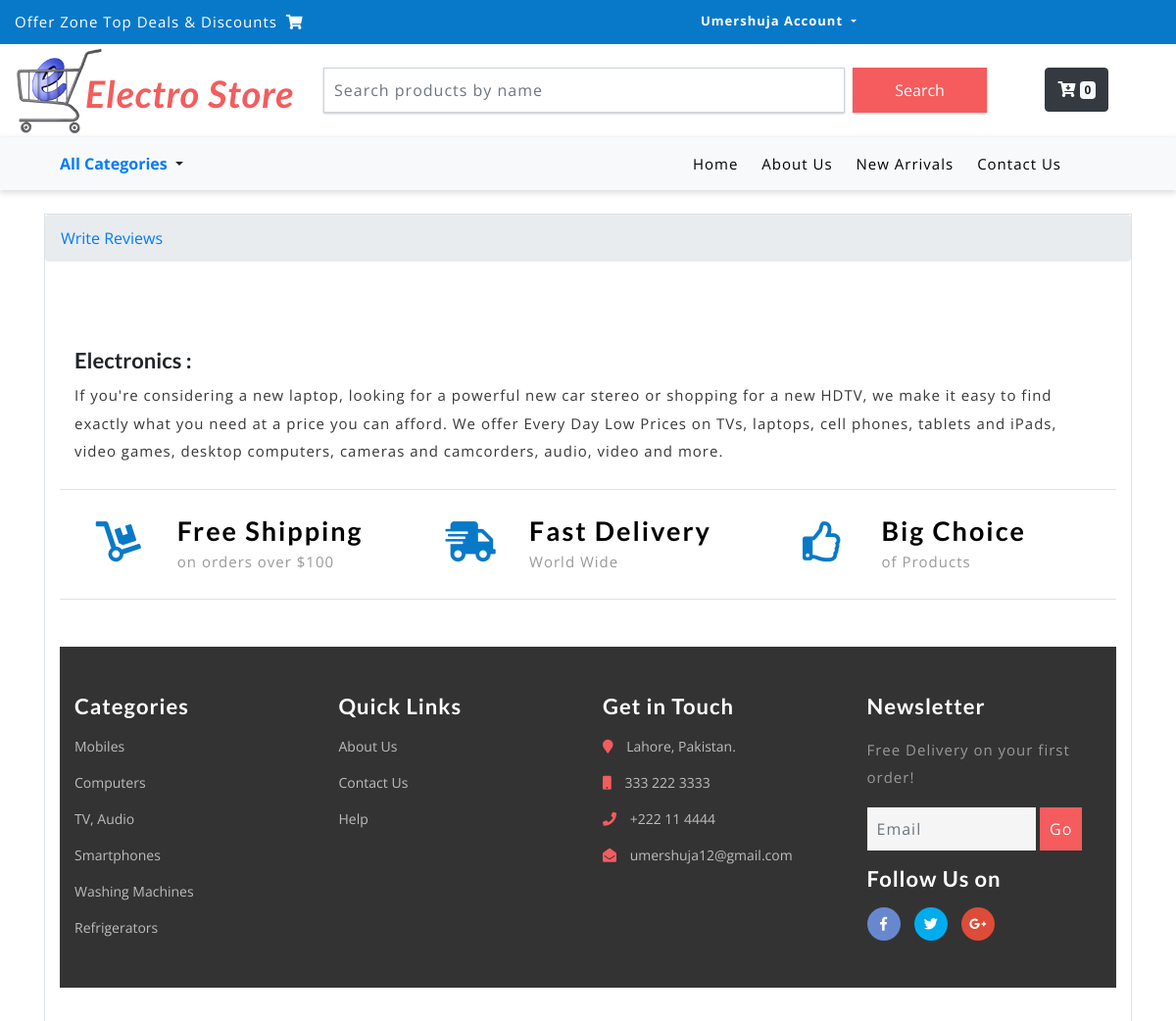
The page /write-reviews/hey6mvjij3j6l2ak0t2p/ (signed in, upper part) on the database as committed earlier.
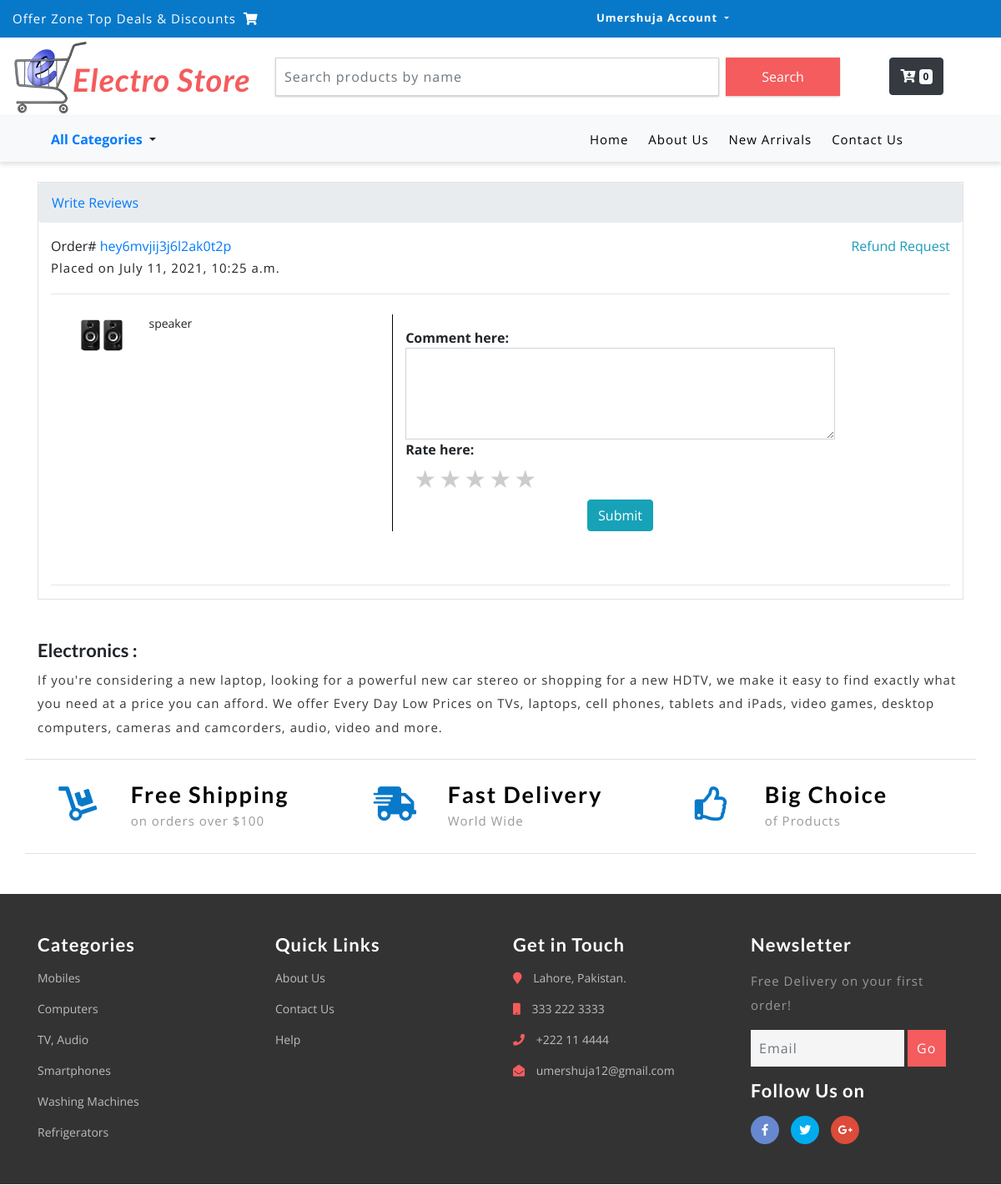
The same page on the database as committed later.
### core/models.py (models this page shows, shortened)
class Order(models.Model):
    user = models.ForeignKey(settings.AUTH_USER_MODEL,
                            on_delete=models.CASCADE)
    ref_code = models.CharField(max_length=20, blank=True, null=True)
    items = models.ManyToManyField(OrderItem)
    item = models.ForeignKey(OrderItem, on_delete=models.CASCADE, related_name="OrderItem", blank="True", null="True")
    start_date = models.DateTimeField(auto_now_add=True)
    ordered_date = models.DateTimeField()
    ordered = models.BooleanField(default=False)
    billing_address= models.ForeignKey('Address', related_name="billing_address", on_delete = models.SET_NULL, blank=True, null=True)
    shipping_address= models.ForeignKey('Address', related_name="shipping_address", on_delete = models.SET_NULL, blank=True, null=True)
    payment = models.ForeignKey('Payment', on_delete = models.SET_NULL, blank=True, null=True)
    coupon = models.ForeignKey('Coupon', on_delete = models.SET_NULL, blank=True, null=True)
    being_delivered = models.BooleanField(default=False)
    received = models.BooleanField(default=False)
    refund_requested = models.BooleanField(default=False)
    refund_granted = models.BooleanField(default=False)
    '''

    1. Item added to the cart
    2. Addnig a billing address
    (Failed checkout)
    3. Payment
    (Preprocessing, processing, packaging etc.)
    4. Being delievred
    5. Received
    6. Refunds

    '''

class OrderItem(models.Model):
    user = models.ForeignKey(settings.AUTH_USER_MODEL,
                            on_delete=models.CASCADE)
    ordered = models.BooleanField(default=False)
    item = models.ForeignKey(Item, on_delete=models.CASCADE)
    quantity = models.IntegerField(default=1)

class Item(models.Model):
    title = models.CharField(max_length=100)
    price = models.FloatField()
    discount_price = models.FloatField(default=0)
    category = models.CharField(choices=CATEGORY_CHOICES, max_length=15)
    label = models.CharField(choices=LABEL_CHOICES, max_length=1,blank=True, null=True)
    is_published = models.BooleanField(default=True)
    stock = models.IntegerField(default=100)
    slug = models.SlugField()
    description = models.TextField()
    image = models.ImageField(upload_to='photos/%Y/%m/%d')
    image_1 = models.ImageField(upload_to='photos/%Y/%m/%d')
    image_2 = models.ImageField(upload_to='photos/%Y/%m/%d')

### core/views.py (the view)
# urls.py: path('write-reviews/<ref_code>/', WriteReviewsView, name='write-reviews'),
def WriteReviewsView(request, ref_code):
    if request.method == "GET":
        order = Order.objects.filter(user=request.user, ref_code=ref_code)
        context = {
                'order': order,
            }
        return render(request, 'listings/write_reviews.html', context)

### core/templatetags/cart_template_tags.py (called while the page is built)
@register.filter
def cart_item_count(user):
    if user.is_authenticated:
        qs = Order.objects.filter(user=user, ordered = False)
        if qs.exists():
            return qs[0].items.count()
    return 0

### templates/listings/write_reviews.html (shortened to what this page needs)
{% extends 'base.html' %}
{% block content %}
<div class="container">
<div class="mt-4 border lzd-playground-right">
        <div class="breadcrumb">
            <a class="first " href="//my.daraz.pk/customer/order/index/">Write Reviews</a>
        </div>
        <div id="container" class="container">
        	<div>
        	<div class="order-list">
        		<div class="orders">
        			<div class="order">
        				<div class="order-info">
        					<div class="float-left">
                                {% if order %}
                                {% for odr in order %}
        						<div class="info-order-left-text">Order#
        							<a href="#" class="link"> {{ odr.ref_code }}</a>
        						</div>
        						<p class="text info desc">Placed on {{odr.start_date}}</p>
        					</div>
                            <a href="{% url 'core:request-refund' %}" class="float-right link manage" style="color: rgb(26, 156, 183);">Refund Request</a>
        				</div>
 						<hr>
        				<div class="order-item">
        					<div class="row">
        					<div class="col-md-1 item-pic" data-spm="detail_image">
        						<a href="#">
        							<img width="50" height="50" src="{{odr.item.item.image.url}}">
        						</a>
        					</div>
        					<div style="border-right: 1px solid black;" class="col-md-4 item-main item-main-mini">
	        						<div class="text title item-title" data-spm="details_title">&nbsp;{{odr.item.item.title}}</div>
        					</div>
        					<div class="col-md-7 mt-3">
                                <center>
                                     <form action="{% url 'core:submit-reviews' %}" method="POST">
                                    <label class="float-left" for="comment"><b>Comment here:</b></label>
                                        <textarea name="comment" class="form-control" rows="4"></textarea>
                                    <label class="float-left" for="comment"><b>Rate here:</b></label>
                                      <br>
                                      <div class="rate">
                                        <label for="star5" title="text">5 stars</label>
                                        <label for="star4" title="text">4 stars</label>
                                        <label for="star3" title="text">3 stars</label>
                                        <label for="star2" title="text">2 stars</label>
                                        <label for="star1" title="text">1 star</label>
                                      </div>
                                    <br><br>
                                    <input type="submit" name="" value="Submit" class="btn btn-info">
                                    </form>
	        					</center>
	        				</div>
        			</div>
        			</div>
        		</div>
        		<hr>
        	</div>
            {% endfor %}
            {% endif %}
        </div>
    </div>
</div>
    </div>
</div>
{% endblock %}

Rows that differ between the two databases and show on the page:
added Order: ref_code "hey6mvjij3j6l2ak0t2p", start_date "July 11, 2021, 10:25 a.m.", item.item.image (picture), item.item "speaker"
